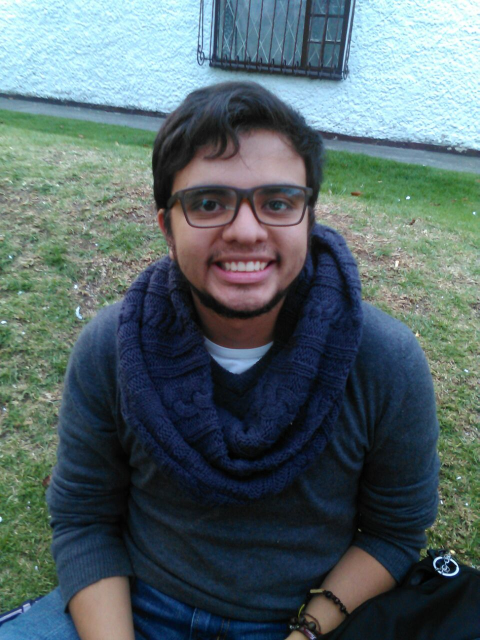
%> input picture lab3_hybrid/Sergio.jpg, 959 x 1280 px (shown at 1/2 size)
$ octave Hybrid_images.m   (GNU Octave 9; MATLAB toolbox functions it lacks are replaced by stand-ins)
%> lines starting %> are read from the running program, lines starting %| are printed output that depends on the picture
### lab3_hybrid/imshowTruesize.m
function Handles = imshowTruesize(imagesCellArray, margins, alignment)
% IMSHOWTRUESIZE plots series of images in a single figure while preserving the actual
% aspect ratio or scale of the images (similar to the functionality of truesize but in
% a multiple images situation).
%
% the images can be aligned to the left of the figure, to the top or centered, as desired.
% Using the returned handles the user can set properties for the plots such as title,
% axis, etc.
% This function comes in handy when you want to plot images with different sizes in one
% figure and you want to preserve the aspect ratio of the images. This is not the case
% with imshow since imshow changes the scales of the images.
%
%   Note: figures bigger than the screen size are allowed and could be created without
%   their sizes being reduced. Since this function's goal is to present the images in
%   true size this behavior is regarded as appropriate by the author. Please note that in
%   these extreme cases the figure position and size would be awkward. I advise to avoid
%   these situations and reduce the number of images or their sizes.
%
% Inputs:
%   imagesCellArray - cell array of images to plot, [n by m]
%
%   alignment - string, either 'left' or 'top' (or any subset such as 'col')
%               setting the alignment of the images in the figure.
%               default: 'center'
%
%   margins - scalar or array with width and height dimensions of the margins.
%             if scarlar than the value for width and height would be set equal.
%             Units in pixels!
%             default: [10 10]
%
% Outputs:
%   Handels - structure with handles for the plotted figure and subplots, with fields:
%      Handels.hFigure - handle to the figure
%      Handels.hSubplot - matrix of handles to the subplots
%
% Example usage:
%   % compare imshow vs. imshoTruesize
%   % images of Mandelbrot set in differenct scales
%   mand = imread('mandelbrot_set.jpg');
%   dim = 3;
%   clear imagesCellArray
%   [imagesCellArray{1:dim,1:dim}] = deal(mand);
%   for iRow = 1:dim
%      for iCol = 1:dim
%      imagesCellArray{iRow,iCol} = imresize(imagesCellArray{iRow,iCol},1/(1.5*(iCol*iRow)));
%      end
%   end
%   % plot with imshow - true aspect ration is lost
%   figure
%   for iRow = 1:dim
%      for iCol = 1:dim
%         subplot(dim,dim,sub2ind([dim,dim],iRow,iCol))
%         imshow(imagesCellArray{iRow,iCol})
%         axis on
%      end
%   end
%   % plot with imshowTruesize - true aspect ration is preserved
%   margins = [25 25];
%   Handles = imshowTruesize(imagesCellArray,margins);
%   for iRow = 1:dim
%      for iCol = 1:dim
%         axis(Handles.hSubplot(iRow,iCol),'on')
%      end
%   end
%
% Revision history:
%   2011-07-05, Adi N., Creation


%% validate inputs and set defaults
error(nargchk(1, 3, nargin)) % nargin check

if ~exist('margins','var') || isempty(margins) % default margins
   margins = [10 10];
elseif isequal(size(margins,2),1) % scalar
   margins = margins([1,1]);
elseif size(margins,2) > 2
   error('Error in imshowTruesize.m: invalid size for margins')
end

if ~exist('alignment','var') % default alignment
   alignment = 'center';
else % validate alignment string
   validAlignmentStr = {'left','top','center'};
   alignment = validatestring(alignment,validAlignmentStr,'imshowTruesize','alignment');
end


%% initialize variables
[mRowsImgs,nColsImgs] = size(imagesCellArray);
heightMat = zeros(mRowsImgs,nColsImgs);
widthMat = zeros(mRowsImgs,nColsImgs);

%% loop over images and get dimensions of images
for iRow = 1:mRowsImgs % loop through left
   for iCol = 1:nColsImgs % loop through top
      [mRowsImg, nColsImg, ~] = size(imagesCellArray{iRow,iCol}); % dimensions of the i_th image
      thisImgWidth = nColsImg;
      thisImgHeight = mRowsImg;
      % fill matrix with dimensions for following 'for' loop
      widthMat(iRow,iCol) = thisImgWidth; % allocate image width to structure
      heightMat(iRow,iCol) = thisImgHeight; % allocate image height to structure
   end
end


%% calculate the total maximal dimensions of the given images
rowHeight = max(heightMat,[],2);  % heighest image in each row
colWidth = max(widthMat,[],1);    % widest image in each column

switch alignment
   case 'left'
      % in left alignment the total maximal width is the maximum of the sum of images'
      % width in columns
      imgWidthTotalMax = max(sum(widthMat,2));
      % in left alignment the total maximal height is the sum of the maximum of images'
      % height in rows
      imgHeightTotalMax = sum(rowHeight);
   case 'top'
      % in top alignment the total maximal width is the sum of the maximum of images'
      % width in columns
      imgWidthTotalMax = sum(colWidth);
      % in top alignment the total maximal height is the maximum of the sum of images'
      % height in rows
      imgHeightTotalMax = max(sum(heightMat,1));
   case 'center'
      % in center alignment the total maximal width is the sum of the maximum of images'
      % width in columns
      imgWidthTotalMax = sum(colWidth);
      % in center alignment the total maximal height is the sum of the maximum of images'
      % height in rows
      imgHeightTotalMax = sum(rowHeight);
end


%% set figure dimensions in pixels including margins
fWidth = imgWidthTotalMax + (nColsImgs+1)*margins(1);
fHeight = imgHeightTotalMax + (mRowsImgs+1)*margins(2);

% open figure, positioned in the center of the screen
if nargout == 0 % just plot
   screenSize = get(0,'screensize');
   scrWidth = screenSize(3);
   scrHeight = screenSize(4);
   figPosition = [((scrWidth-fWidth)/2)/scrWidth, ((scrHeight-fHeight)/2)/scrHeight,...
                  fWidth/scrWidth, fHeight/scrHeight];
   figure('Units','Normalized','Position',figPosition);  % by default the position units are pixels
else % plot and return handles structure to figure and subplots
   screenSize = get(0,'screensize');
   scrWidth = screenSize(3);
   scrHeight = screenSize(4);
   figPosition = [((scrWidth-fWidth)/2)/scrWidth, ((scrHeight-fHeight)/2)/scrHeight,...
                  fWidth/scrWidth, fHeight/scrHeight];
   Handles.hFig = figure('Units','Normalized','Position',figPosition);  % by default the position units are pixels
end

%% plot images
switch alignment
   % for left alignment the inner 'for' loop is on the columns
   case 'left'
      for iRow = 1:mRowsImgs % loop through left
         % initialize left position of subplot
         leftPos = margins(1);
         for iCol = 1:nColsImgs % loop through top
            % set position so to align images equally centered on a left line
            % aggregated bottom position - subtract one margin, half of row height and
            % half of current image's height
            % position in normalized units in [left bottom width height]
            rowBottomPos = fHeight - iRow*margins(2) - sum(rowHeight(1:iRow));
            bottomPos = rowBottomPos + rowHeight(iRow)/2 - heightMat(iRow,iCol)/2;
            posLeft   = leftPos / fWidth;
            posBottom = bottomPos / fHeight;
            posWidth  = widthMat(iRow,iCol) / fWidth;
            posHeight = heightMat(iRow,iCol) / fHeight;
            position  = [posLeft, posBottom, posWidth, posHeight];
            % subplot with the current position
            Handles.hSubplot(iRow,iCol) = subplot('Position',position);
            % update left position for next plot
            leftPos = leftPos + margins(1) + widthMat(iRow,iCol);

            imshow(imagesCellArray{iRow,iCol});
         end % iCol
      end % iRow
      % for top alignment the inner 'for' loop is on the rows
   case 'top'
      for iCol = 1:nColsImgs % loop through top
         % initialize bottom position of subplot
         bottomPos = fHeight;
         for iRow = 1:mRowsImgs % loop through left
            % set position so to align images equally centered on a top line.
            % aggregated bottom position - subtract one margin and current image's height.
            % position in normalized units: [left bottom width height]

            colRightPos = iCol*margins(1) + sum(colWidth(1:iCol));
            bottomPos = bottomPos - margins(2) - heightMat(iRow,iCol);
            leftPos = colRightPos - colWidth(iCol)/2 - widthMat(iRow,iCol)/2;
            posLeft   = leftPos / fWidth;
            posBottom = bottomPos / fHeight;
            posWidth  = widthMat(iRow,iCol) / fWidth;
            posHeight = heightMat(iRow,iCol) / fHeight;
            position  = [posLeft, posBottom, posWidth, posHeight];
            % subplot with the current position
            Handles.hSubplot(iRow,iCol) = subplot('Position',position); %nImages,mColsSubplot,iImage,'Units','Pixels','Position',position);

            imshow(imagesCellArray{iRow,iCol});
         end % iRow
      end % iCol

   case 'center'
      for iCol = 1:nColsImgs % loop through columns
         for iRow = 1:mRowsImgs % loop through rows
            rowBottomPos = fHeight - iRow*margins(2) - sum(rowHeight(1:iRow));
            bottomPos = rowBottomPos + rowHeight(iRow)/2 - heightMat(iRow,iCol)/2;
            colRightPos = iCol*margins(1) + sum(colWidth(1:iCol));
            leftPos = colRightPos - colWidth(iCol)/2 - widthMat(iRow,iCol)/2;
            posLeft   = leftPos / fWidth;
            posBottom = bottomPos / fHeight;
            posWidth  = widthMat(iRow,iCol) / fWidth;
            posHeight = heightMat(iRow,iCol) / fHeight;
            position  = [posLeft, posBottom, posWidth, posHeight];
            % subplot with the current position
            Handles.hSubplot(iRow,iCol) = subplot('Position',position); %nImages,mColsSubplot,iImage,'Units','Pixels','Position',position);

            imshow(imagesCellArray{iRow,iCol});
         end
      end
end % switch alignment

### lab3_hybrid/Hybrid_images.m
%% Read images
s1 = imread('Sergio.jpg');
%> s1 is the input picture: size 1280x959x3 uint8; mean R, G, B 84.7, 101.5, 104.6
r = imread('Ragnar.jpg');
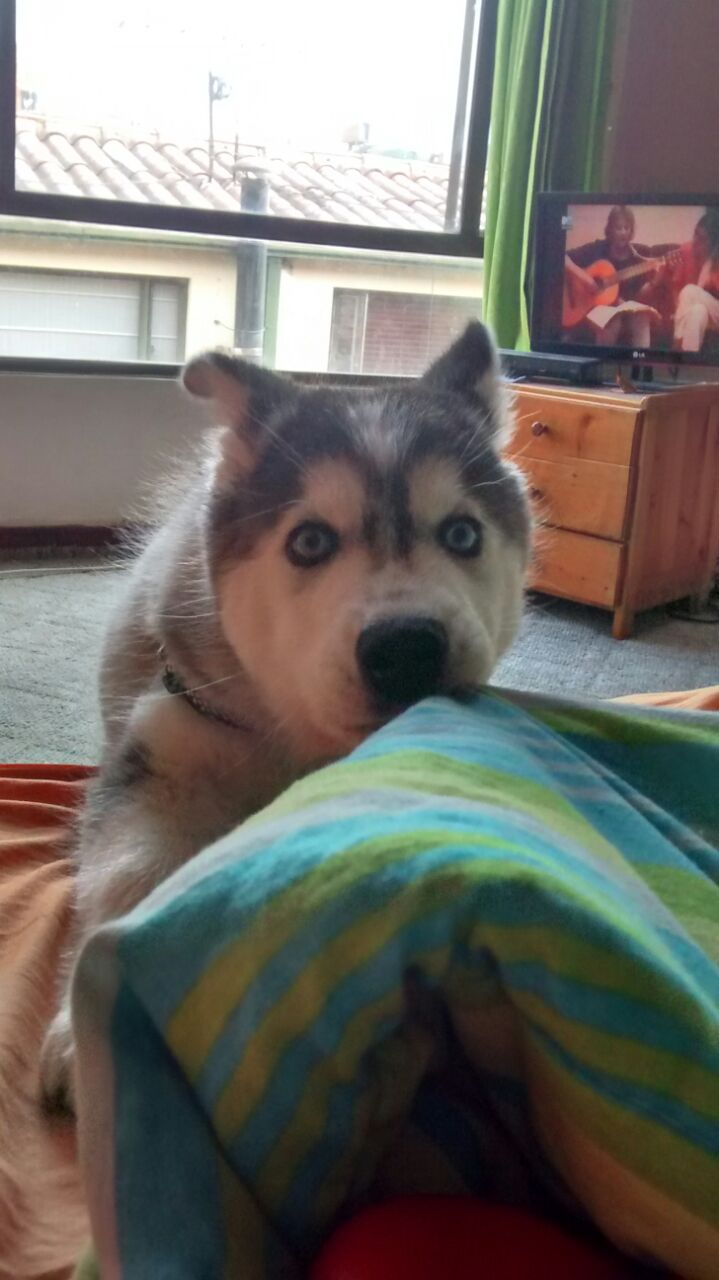
%> input picture lab3_hybrid/Ragnar.jpg, 719 x 1280 px
%> r is the input picture: size 1280x719x3 uint8; mean R, G, B 114, 110.8, 104.9
im1 = imcrop(s1,[160,100,619,719]);
imwrite(im1, 'Sergio_processed.jpg');
im2 = imcrop(r, [50,240,619,719]);
imwrite(im2, 'Ragnar_processed.jpg');
%% Filter images
c1 = 25; %cutoff frequency low-pass filter
c2 = 13; %cutoff frequency high-pass filter
f = fspecial('gaussian', c1*4+1, c1);
f2 = fspecial('gaussian', c2*4+1, c2);

im1h = imfilter(im1,f);
im2h = im2 - imfilter(im2,f2);
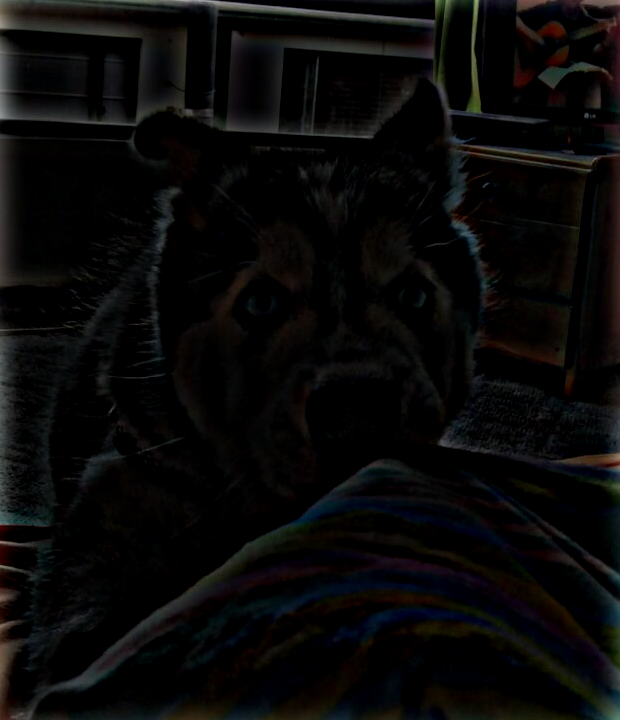
%> im2h: size 720x620x3 uint8; mean R, G, B 9, 8.5, 8.3
h = im1h + im2h;
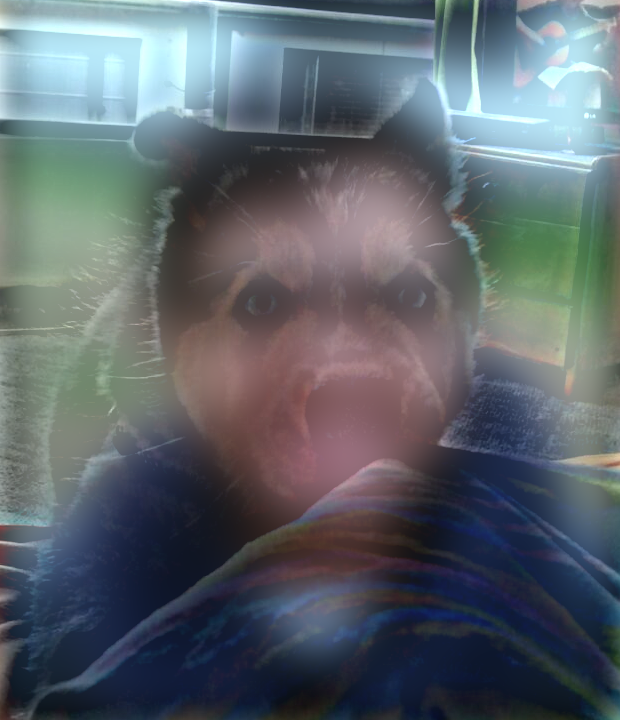
%> h: size 720x620x3 uint8; mean R, G, B 93.1, 101.3, 108.1
imwrite(h, 'Hybrid_image.jpg');
%% Fast Fourier Transform
subplot(2,3,1); imshow(fft(im1)); title('Imagenes originales (FFT)');
subplot(2,3,2); imshow(fft(f)); title('Filtros (FFT)');
subplot(2,3,3); imshow(fft(im1h)); title ('Imagenes filtradas (FFT)');
subplot(2,3,4); imshow(fft(im2));
subplot(2,3,5); imshow(fft(f2));
subplot(2,3,6); imshow(fft(im2h));
%> after `imshow(fft(im2h))`:
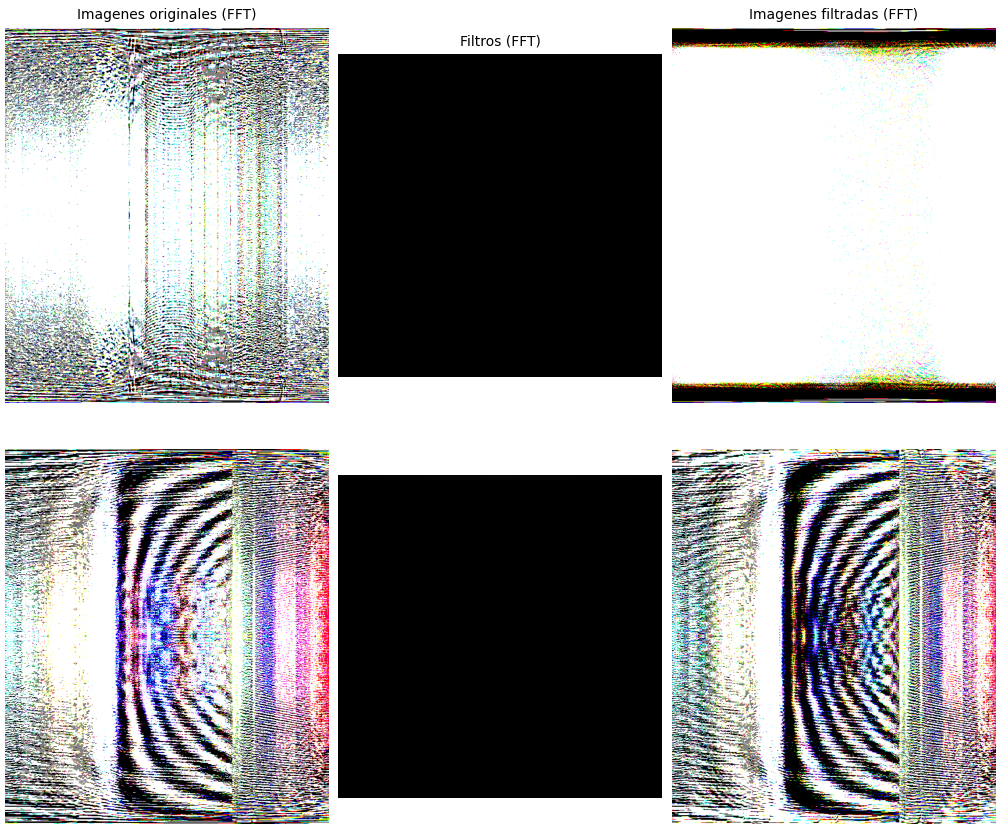
%> figure redrawn from the program's plot data, 6 panels
pause; close;
%% Discrete Cosine Transform
dc1 = dct2(rgb2gray(im1)); dc2 = dct2(f); dc3 = dct2(rgb2gray(im1h));
dc4 = dct2(rgb2gray(im2)); dc5 = dct2(f2); dc6 = dct2(rgb2gray(im2h));
subplot(2,3,1); imshow(log(abs(dc1))); title('Imagenes originales (DCT)');
subplot(2,3,2); imshow(log(abs(dc2))); title('Filtros (DCT)');
subplot(2,3,3); imshow(log(abs(dc3))); title ('Imagenes filtradas (DCT)');
subplot(2,3,4); imshow(log(abs(dc4)));
subplot(2,3,5); imshow(log(abs(dc5)));
subplot(2,3,6); imshow(log(abs(dc6)));
%> after `imshow(log(abs(dc6)))`:
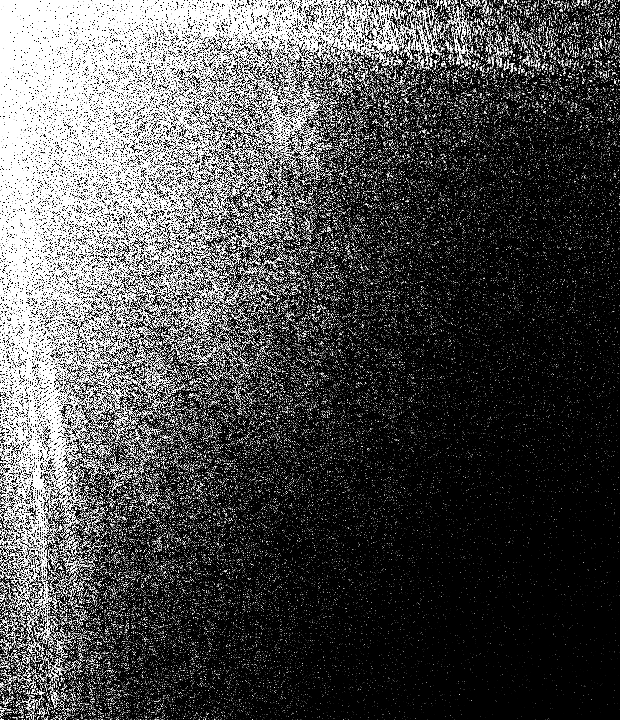
%> displayed picture: size 720x620, on the screen's scale of 0 to 255; min 0, max 255, mean 78.2
%> after `imshow(log(abs(dc6)))`:
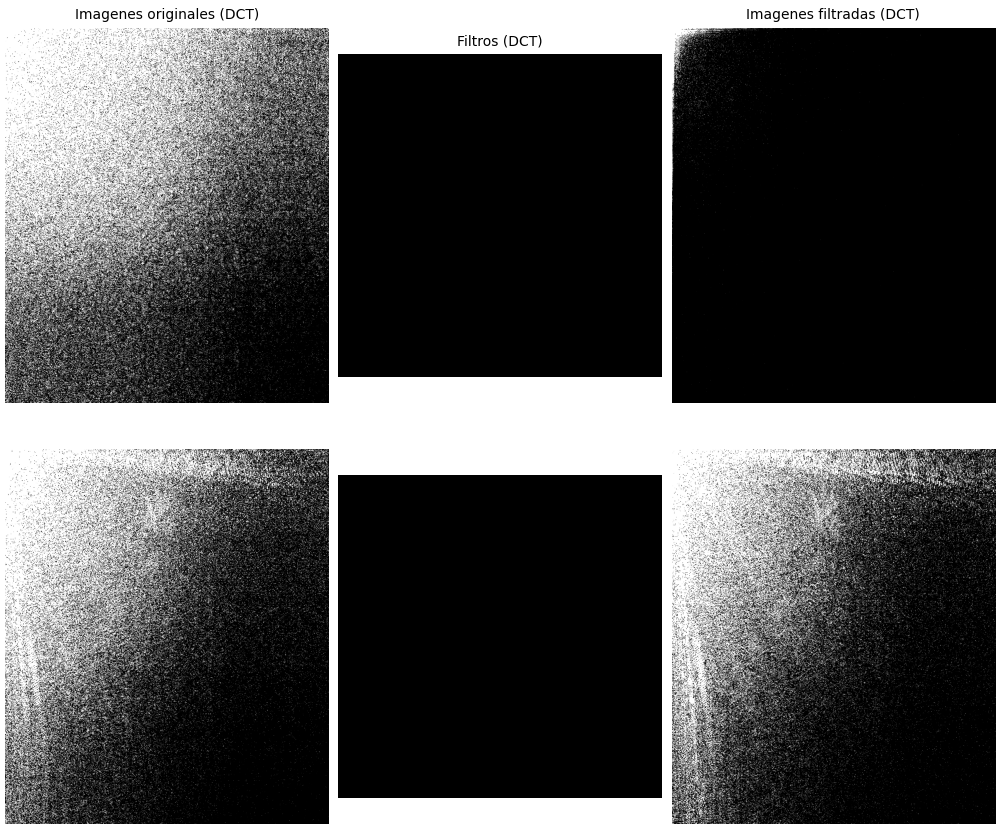
%> figure redrawn from the program's plot data, 6 panels
pause; close;
%% Show images
% http://www.mathworks.com/matlabcentral/fileexchange/32094-imshow-with-true-size-for-multiple-images/content/imshowTruesize.m
% http://stackoverflow.com/questions/12984439/display-images-in-different-sizes-in-matlab
dim1 = 2;
dim2 = 4;
[imagesCellArray{1:dim1,1:dim2}] = deal(h); % create smaller images by imresize
 for iRow = 1:dim1
    for iCol = 1:dim2
       imagesCellArray{iRow,iCol} = imresize(imagesCellArray{iRow,iCol},1/(1.5*(iCol*iRow)));
    end
 end
%> after the loop, imagesCellArray = 8 items
 % plot with imshowTruesize - true aspect ratio is preserved
 margins = [25 25];
 Handles = imshowTruesize(imagesCellArray,margins);
%> in imshowTruesize, `[mRowsImgs,nColsImgs] = size(imagesCellArray);`: mRowsImgs = 2; nColsImgs = 4
%> the loop in imshowTruesize, `for iRow = 1:mRowsImgs` made 2 passes
%> after the loop in imshowTruesize, `for iRow = 1:mRowsImgs`: heightMat = [480 240 160 120; 240 120 80 60]; widthMat = [414 207 138 104; 207 104 69 52]
%> in imshowTruesize, `rowHeight = max(heightMat,[],2);`: rowHeight = [480; 240]
%> in imshowTruesize, `colWidth = max(widthMat,[],1);`: colWidth = [414 207 138 104]
%> in imshowTruesize, `imgWidthTotalMax = sum(colWidth);`: imgWidthTotalMax = 863
%> in imshowTruesize, `imgHeightTotalMax = sum(rowHeight);`: imgHeightTotalMax = 720
%> in imshowTruesize, `fWidth = imgWidthTotalMax + (nColsImgs+1)*margins(1);`: fWidth = 988
%> in imshowTruesize, `fHeight = imgHeightTotalMax + (mRowsImgs+1)*margins(2);`: fHeight = 795
%> in imshowTruesize, `figPosition = [((scrWidth-fWidth)/2)/scrWidth, ((scrHeight-fHeight)/2)..`: figPosition = [-493.5 -397 988 795]
%> in imshowTruesize, `Handles.hFig = figure('Units','Normalized','Position',figPosition);`: Handles.hFig = 1
%> the loop in imshowTruesize, `for iCol = 1:nColsImgs` made 4 passes
%> after the loop in imshowTruesize, `for iCol = 1:nColsImgs`: Handles = {hFig 1, hSubplot [-36.97 -24.25 -12.83 -70.96 -30.23 -18.5 -6.63 -76.96]}
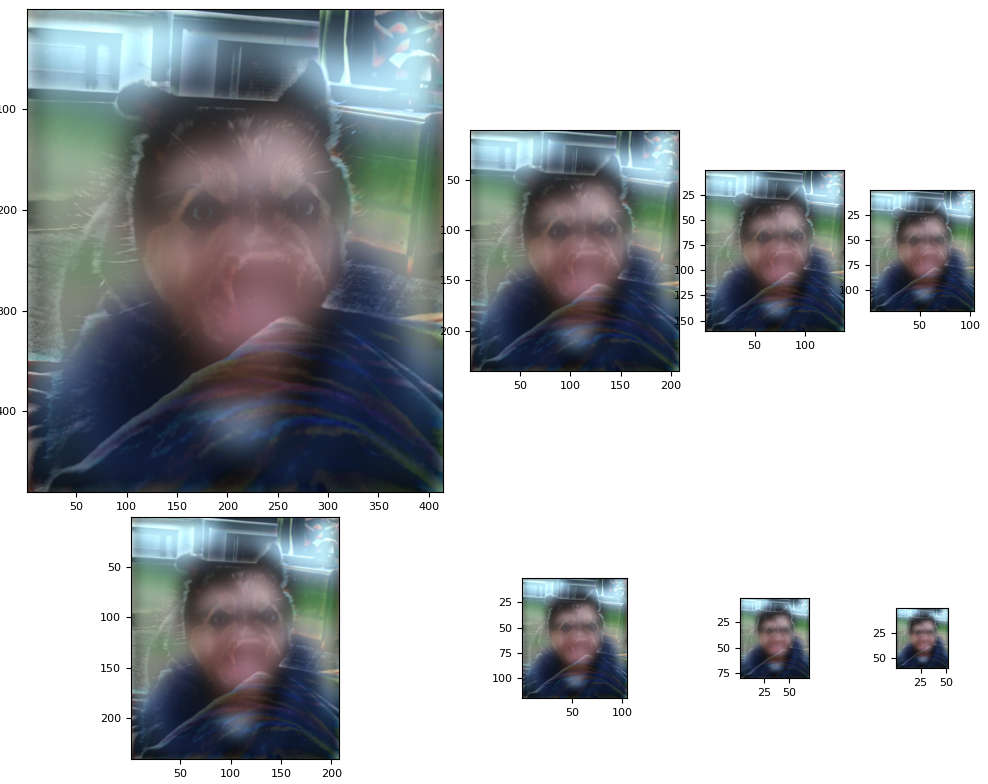
%> figure redrawn from the program's plot data, 8 panels
 for iRow = 1:dim1
    for iCol = 1:dim2
       axis(Handles.hSubplot(iRow,iCol),'on')
    end
 end

pause; close all;
